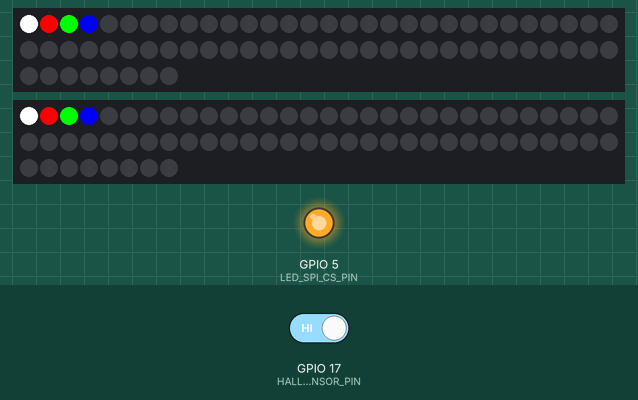
Recording of a program running on a simulated ESP32. On the bench: 2 × 68 RGB LEDs in strip order, left to right, continuing on the next row, output pins drawn as LEDs (lit = HIGH). Wiring (inferred from the names in the program): 2 × APA102 LEDs: SPI / SPI. The test bench sets the inputs (shaded band); at power-on: GPIO 17 (HALL_SENSOR_PIN) HIGH. What the program prints to the serial monitor is not drawn.

Above: at 2.8 s.

The program:

main.cpp
```cpp
#include <Arduino.h>
#include <SPI.h>

#include "SPILEDs.h"

// #define NUM_LEDS 1
#define NUM_LEDS 68

#define HALL_SENSOR_PIN 17
#define LED_SPI_CS_PIN 5

SPILEDs * leds = new SPILEDs(HSPI, LED_SPI_CS_PIN, NUM_LEDS);

void setup() {
  // put your setup code here, to run once:
  Serial.begin(115200);
  pinMode(HALL_SENSOR_PIN, INPUT);

  leds->set_led(0, 255, 255, 255, 255);
  leds->set_led(1, 255, 0, 0, 255);
  leds->set_led(2, 0, 255, 0, 255);
  leds->set_led(3, 0, 0, 255, 255);
  leds->show();


}

void loop() {
  // put your main code here, to run repeatedly:
  Serial.println("hi");
  bool hall_state = digitalRead(HALL_SENSOR_PIN);
  if (!hall_state) {
    Serial.println("WHA HALLO THERE");
  } else {
    Serial.println("nop");
  }
  delay(1000);
}

// /*
//  * Connect the SD card to the following pins:
//  *
//  * SD Card | ESP32
//  *    D2       -
//  *    D3       SS
//  *    CMD      MOSI
//  *    VSS      GND
//  *    VDD      3.3V
//  *    CLK      SCK
//  *    VSS      GND
//  *    D0       MISO
//  *    D1       -
//  */
// #include "FS.h"
// #include "SD.h"
// #include "SPI.h"

// void listDir(fs::FS &fs, const char * dirname, uint8_t levels){
//     Serial.printf("Listing directory: %s\n", dirname);

//     File root = fs.open(dirname);
//     if(!root){
//         Serial.println("Failed to open directory");
//         return;
//     }
//     if(!root.isDirectory()){
//         Serial.println("Not a directory");
//         return;
//     }

//     File file = root.openNextFile();
//     while(file){
//         if(file.isDirectory()){
//             Serial.print("  DIR : ");
//             Serial.println(file.name());
//             if(levels){
//                 listDir(fs, file.name(), levels -1);
//             }
//         } else {
//             Serial.print("  FILE: ");
//             Serial.print(file.name());
//             Serial.print("  SIZE: ");
//             Serial.println(file.size());
//         }
//         file = root.openNextFile();
//     }
// }

// void createDir(fs::FS &fs, const char * path){
//     Serial.printf("Creating Dir: %s\n", path);
//     if(fs.mkdir(path)){
//         Serial.println("Dir created");
//     } else {
//         Serial.println("mkdir failed");
//     }
// }

// void removeDir(fs::FS &fs, const char * path){
//     Serial.printf("Removing Dir: %s\n", path);
//     if(fs.rmdir(path)){
//         Serial.println("Dir removed");
//     } else {
//         Serial.println("rmdir failed");
//     }
// }

// void readFile(fs::FS &fs, const char * path){
//     Serial.printf("Reading file: %s\n", path);

//     File file = fs.open(path);
//     if(!file){
//         Serial.println("Failed to open file for reading");
//         return;
//     }

//     Serial.print("Read from file: ");
//     while(file.available()){
//         Serial.write(file.read());
//     }
//     file.close();
// }

// void writeFile(fs::FS &fs, const char * path, const char * message){
//     Serial.printf("Writing file: %s\n", path);

//     File file = fs.open(path, FILE_WRITE);
//     if(!file){
//         Serial.println("Failed to open file for writing");
//         return;
//     }
//     if(file.print(message)){
//         Serial.println("File written");
//     } else {
//         Serial.println("Write failed");
//     }
//     file.close();
// }

// void appendFile(fs::FS &fs, const char * path, const char * message){
//     Serial.printf("Appending to file: %s\n", path);

//     File file = fs.open(path, FILE_APPEND);
//     if(!file){
//         Serial.println("Failed to open file for appending");
//         return;
//     }
//     if(file.print(message)){
//         Serial.println("Message appended");
//     } else {
//         Serial.println("Append failed");
//     }
//     file.close();
// }

// void renameFile(fs::FS &fs, const char * path1, const char * path2){
//     Serial.printf("Renaming file %s to %s\n", path1, path2);
//     if (fs.rename(path1, path2)) {
//         Serial.println("File renamed");
//     } else {
//         Serial.println("Rename failed");
//     }
// }

// void deleteFile(fs::FS &fs, const char * path){
//     Serial.printf("Deleting file: %s\n", path);
//     if(fs.remove(path)){
//         Serial.println("File deleted");
//     } else {
//         Serial.println("Delete failed");
//     }
// }

// void testFileIO(fs::FS &fs, const char * path){
//     File file = fs.open(path);
//     static uint8_t buf[512];
//     size_t len = 0;
//     uint32_t start = millis();
//     uint32_t end = start;
//     if(file){
//         len = file.size();
//         size_t flen = len;
//         start = millis();
//         while(len){
//             size_t toRead = len;
//             if(toRead > 512){
//                 toRead = 512;
//             }
//             file.read(buf, toRead);
//             len -= toRead;
//         }
//         end = millis() - start;
//         Serial.printf("%u bytes read for %u ms\n", flen, end);
//         file.close();
//     } else {
//         Serial.println("Failed to open file for reading");
//     }


//     file = fs.open(path, FILE_WRITE);
//     if(!file){
//         Serial.println("Failed to open file for writing");
//         return;
//     }

//     size_t i;
//     start = millis();
//     for(i=0; i<2048; i++){
//         file.write(buf, 512);
//     }
//     end = millis() - start;
//     Serial.printf("%u bytes written for %u ms\n", 2048 * 512, end);
//     file.close();
// }

// void setup(){
//     Serial.begin(115200);
//     if(!SD.begin()){
//         Serial.println("Card Mount Failed");
//         return;
//     }
//     uint8_t cardType = SD.cardType();

//     if(cardType == CARD_NONE){
//         Serial.println("No SD card attached");
//         return;
//     }

//     Serial.print("SD Card Type: ");
//     if(cardType == CARD_MMC){
//         Serial.println("MMC");
//     } else if(cardType == CARD_SD){
//         Serial.println("SDSC");
//     } else if(cardType == CARD_SDHC){
//         Serial.println("SDHC");
//     } else {
//         Serial.println("UNKNOWN");
//     }

//     uint64_t cardSize = SD.cardSize() / (1024 * 1024);
//     Serial.printf("SD Card Size: %lluMB\n", cardSize);

//     listDir(SD, "/", 0);
//     createDir(SD, "/mydir");
//     listDir(SD, "/", 0);
//     removeDir(SD, "/mydir");
//     listDir(SD, "/", 2);
//     writeFile(SD, "/hello.txt", "Hello ");
//     appendFile(SD, "/hello.txt", "World!\n");
//     readFile(SD, "/hello.txt");
//     deleteFile(SD, "/foo.txt");
//     renameFile(SD, "/hello.txt", "/foo.txt");
//     readFile(SD, "/foo.txt");
//     testFileIO(SD, "/test.txt");
//     Serial.printf("Total space: %lluMB\n", SD.totalBytes() / (1024 * 1024));
//     Serial.printf("Used space: %lluMB\n", SD.usedBytes() / (1024 * 1024));
// }

// void loop(){

// }
```

SPILEDs.cpp
```cpp
#include <Arduino.h>
#include "SPILEDs.h"

#include "SPI.h"

/**
 * @brief Constructor
 * @param spi_bus - SPI bus to write to (e.g. HSPI, VSPI as defined in SPI.h)
 * @param cs_pin_in - Chip Select pin to use
 * @param num_leds_in - number of LEDs in strip
 */
SPILEDs::SPILEDs(uint8_t spi_bus, uint8_t cs_pin_in, uint8_t num_leds_in) {
    cs_pin = cs_pin_in;
    num_leds = num_leds_in;

    clear(); // set color and brightness values to 0

    spi = new SPIClass(spi_bus);
    spi->begin();
    pinMode(cs_pin, OUTPUT);
}

void SPILEDs::set_led(uint16_t led_num, uint8_t red, uint8_t green, uint8_t blue, uint8_t brightness) {
    uint32_t led_frame = 0x00000000;
    led_frame |= (0b111 << 29); // frame start bits
    uint16_t brightness_bits = (static_cast<uint16_t>(brightness) * 0b11111 / 0xff) & 0b11111; // scale to 5 bits
    led_frame |= (brightness_bits << 24);
    led_frame |= (blue << 16);
    led_frame |= (green << 8);
    led_frame |= red;
    data_buffer[led_num + 1] = led_frame; // offset by 4 bytes for start frame
}

void SPILEDs::show() {
    data_buffer[0] = start_frame;
    data_buffer[num_leds + 1] = end_frame;
    spi->beginTransaction(SPISettings(spi_clk, MSBFIRST, SPI_MODE0));
    digitalWrite(cs_pin, LOW); // pull SS pin LOW
    spi->transferBytes((uint8_t *)data_buffer, NULL, (4 * num_leds) + 8); // 4 byte start frame, 4 bytes for each LED, 4 byte end frame
    digitalWrite(cs_pin, HIGH);
    spi->endTransaction();
}

void SPILEDs::clear() {
    for (size_t i = 0; i < num_leds; i++) {
        set_led(i, 0, 0, 0, 0);
    }
}
```

SPILEDs.h
```cpp
#ifndef SPI_LEDS_H
#define SPI_LEDS_H

#include <SPI.h>

#define MAX_NUM_LEDS 500

class SPILEDs {

public:
    /** Public Variables **/
    static const uint32_t spi_clk = 1200e3; // 1200 kHz = APA102 max clock rate
    static const uint32_t start_frame = 0x00000000;
    static const uint32_t end_frame = 0x11111111;

    /** Public Functions **/
    SPILEDs(uint8_t spi_bus, uint8_t cs_pin_in, uint8_t num_leds_in);
    void set_led(uint16_t led_num, uint8_t red, uint8_t green, uint8_t blue, uint8_t brightness);
    void show();
    void clear();

private:
    /** Private Variables **/
    SPIClass * spi;
    uint8_t cs_pin;
    uint8_t num_leds;
    uint32_t data_buffer[MAX_NUM_LEDS + 2]; // 4 byte start frame, 4 bytes for each LED, 4 byte end frame
};

#endif /* SPI_LEDS_H */
```
